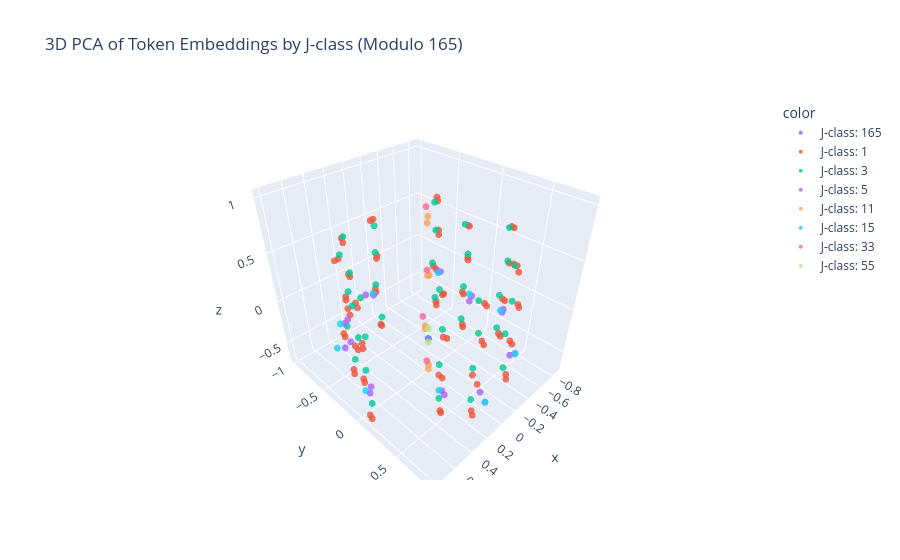

The code cell stored with this chart in its notebook:
### Code cell
proj_3d = pca_full.transform(emb_numpy)[:, :3]
elements = np.arange(P)
j_classes = np.gcd(elements, P)
j_class_labels = [f"J-class: {d}" for d in j_classes]

import plotly.express as px
fig = px.scatter_3d(
    x=proj_3d[:, 0], y=proj_3d[:, 1], z=proj_3d[:, 2],
    color=j_class_labels,
    title=f"3D PCA of Token Embeddings by J-class (Modulo {P})"
)
fig.update_traces(marker=dict(size=4, opacity=0.8))
fig.show()
